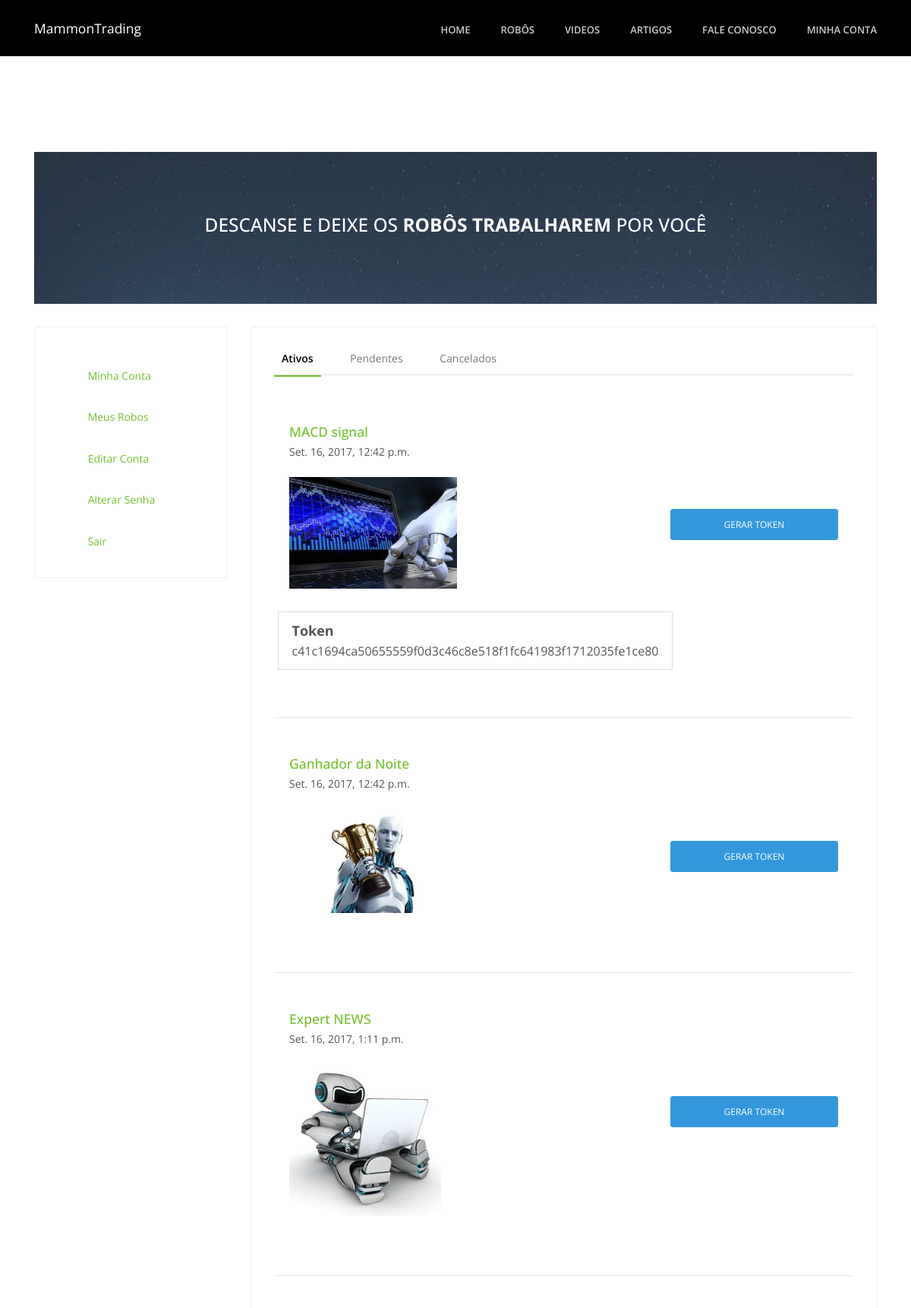
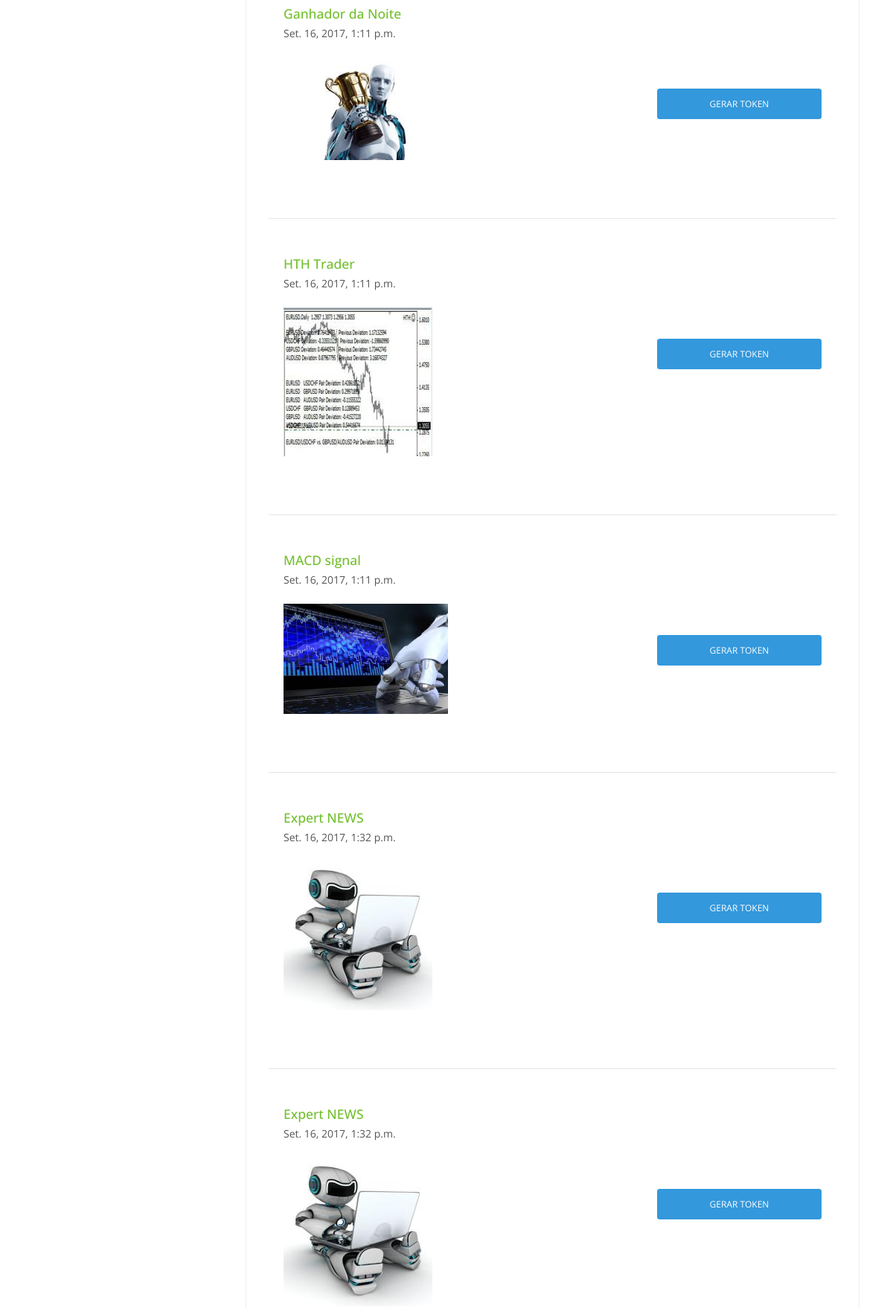
Page /conta/robos/ (signed in, upper part) on the committed database (2 pictures, top to bottom).
### robo/models.py (models this page shows, shortened)
class RoboComprado(models.Model):
    STATUS_COMPRA = {
        (0, 'Pendente'),
        (1, 'Aprovado'),
        (2, 'Cancelado'),
    }
    user = models.ForeignKey(settings.AUTH_USER_MODEL, verbose_name='Usuario', related_name='robos')
    robo = models.ForeignKey(Robo, verbose_name='Robo', related_name='compras')
    criado_em = models.DateTimeField('Criado em', auto_now_add=True)
    status = models.IntegerField('Situacao', choices=STATUS_COMPRA, default=0, blank=True)
    name_mt5 = models.CharField('Nome MT5', max_length=50)
    token = models.CharField('token', max_length=100, default="", blank=True)
    codigo = models.FileField(upload_to='arquivos', blank=True, null=True)
    @classmethod
    def ExistStatus(cls, status):
        status_robo = RoboComprado.STATUS_COMPRA
        for i in status_robo:
            if str(i[0]) == status:
                return True
        return False

class Robo(models.Model):
    TIPO = {
        (0, 'Conservador'),
        (1, 'Moderado'),
        (2, 'Arrojado'),
    }
    nome = models.CharField('Nome', max_length=100)
    slug = models.SlugField('Slug', max_length=100)
    imagem = models.ImageField(upload_to='imagens', verbose_name='Imagem')
    preco = models.DecimalField('Preco', decimal_places=2, max_digits=6)
    descricao = models.TextField('Descricao')
    criado_em = models.DateTimeField('Criado em', auto_now_add=True)
    atualizado_em = models.DateTimeField('Atualizado em', auto_now=True)
    tipo = models.IntegerField('Tipo', choices=TIPO, default=0, blank=True)
    @models.permalink
    def get_absolute_url(self):
        return ('robo:details', (), {'slug': self.slug})
    class Meta:
        verbose_name = 'Robo'
        verbose_name_plural = 'Robos'
        ordering = ['nome']

### conta/views.py (the view)
@login_required
def robos(request):
    template_name = 'conta/robos.html'
    status = request.GET.get('status')
    user = request.user
    cancelar_robos(user)
    if not RoboComprado.ExistStatus(status):
        status = 1
    robos_comprado = user.robos.filter(status=status)
    context = {}
    context['robos_comprado'] = robos_comprado
    context['status'] = status
    return render(request, template_name, context)

### conta/views.py (called while the page is built)
def cancelar_robos(user):
    robos = user.robos.all()
    for robo in robos:
        if robo.esta_ativo:
            continue
        if robo.criado_em < (timezone.now() - timedelta(days=7)):
            robo.cancelar()
            robo.save()

### conta/templates/conta/robos.html (shortened to what this page needs)
{% extends 'conta/minha_conta.html' %}
{% block dashboard_content %}
    {% if status == '0' %}
        <ul class="list-inline g-brd-bottom--sm g-brd-gray-light-v3 mb-5">
            <li class="list-inline-item g-pb-10 g-px-10 g-mb-20 g-mb-0--sm">
                <a class="g-brd-bottom g-brd-2 g-brd-transparent g-color-main g-color-gray-dark-v4 g-color-primary--hover g-text-underline--none--hover g-px-10 g-pb-13"
                   href="{% url 'conta:robos' %}?status=1">Ativos</a>
            </li>
            <li class="list-inline-item g-pb-10 g-pr-10 g-mb-20 g-mb-0--sm">
                <a class="g-brd-bottom g-brd-2 g-brd-primary g-color-main g-color-black g-font-weight-600 g-text-underline--none--hover g-px-10 g-pb-13"
                   href="{% url 'conta:robos' %}?status=0">Pendentes</a>
            </li>
            <li class="list-inline-item g-pb-10 g-pl-10 g-mb-20 g-mb-0--sm">
                <a class="g-brd-bottom g-brd-2 g-brd-transparent g-color-main g-color-gray-dark-v4 g-color-primary--hover g-text-underline--none--hover g-px-10 g-pb-13"
                   href="{% url 'conta:robos' %}?status=2">Cancelados</a>
            </li>
        </ul>
        {% for robo_comprado in robos_comprado %}
            <div class="g-pa-20">
                <div class="row">
                    <div class="col-md-12">
                        <div class="mb-4">
                            <h3 class="h5 mb-1"><a
                                    href="{{ robo_comprado.robo.get_absolute_url }}"> {{ robo_comprado.robo.nome }}</a>
                            </h3>
                            <p>{{ robo_comprado.criado_em }}</p>
                        </div>
                        <div class="row">
                            <div class="col-4 col-sm-4 g-mb-30">
                                <img class="img-fluid" src="{{ robo_comprado.robo.imagem.url }}"
                                     alt="{{ robo_comprado.robo.nome }}">
                            </div>
                            <div class="col-4 col-sm-4 g-mb-30">
                            </div>
                            <div class="col-4 col-sm-4">
                                <a class="btn btn-block u-btn-primary g-font-size-12 text-uppercase g-py-12 g-px-25 mb-4 mt-5"
                                   href="{% url 'robo:ativar_robo' robo_comprado.id %}">Pagar</a>
                            </div>
                        </div>
                    </div>
                </div>
            </div>
        {% empty %}
            <p>Voce nao possui robos pendentes</p>
        {% endfor %}
    {% else %}
        <ul class="list-inline g-brd-bottom--sm g-brd-gray-light-v3 mb-5">
            <li class="list-inline-item g-pb-10 g-pr-10 g-mb-20 g-mb-0--sm">
                <a class="g-brd-bottom g-brd-2 g-brd-primary g-color-main g-color-black g-font-weight-600 g-text-underline--none--hover g-px-10 g-pb-13"
                   href="{% url 'conta:robos' %}?status=1">Ativos</a>
            </li>
            <li class="list-inline-item g-pb-10 g-px-10 g-mb-20 g-mb-0--sm">
                <a class="g-brd-bottom g-brd-2 g-brd-transparent g-color-main g-color-gray-dark-v4 g-color-primary--hover g-text-underline--none--hover g-px-10 g-pb-13"
                   href="{% url 'conta:robos' %}?status=0">Pendentes</a>
            </li>
            <li class="list-inline-item g-pb-10 g-pl-10 g-mb-20 g-mb-0--sm">
                <a class="g-brd-bottom g-brd-2 g-brd-transparent g-color-main g-color-gray-dark-v4 g-color-primary--hover g-text-underline--none--hover g-px-10 g-pb-13"
                   href="{% url 'conta:robos' %}?status=2">Cancelados</a>
            </li>
        </ul>
        {% for robo_comprado in robos_comprado %}
            <div class="g-pa-20">
                <div class="row">
                    <div class="col-md-12">
                        <div class="mb-4">
                            <h3 class="h5 mb-1"><a
                                    href="{{ robo_comprado.robo.get_absolute_url }}"> {{ robo_comprado.robo.nome }}</a>
                            </h3>
                            <p>{{ robo_comprado.criado_em }}</p>
                        </div>
                        <div class="row">
                            <div class="col-4 col-sm-4 g-mb-30">
                                <img class="img-fluid" src="{{ robo_comprado.robo.imagem.url }}"
                                     alt="{{ robo_comprado.robo.nome }}">
                            </div>
                            <div class="col-4 col-sm-4 g-mb-30">
                            </div>
                            <div class="col-4 col-sm-4">
                                <a class="btn btn-block u-btn-blue g-font-size-12 text-uppercase g-py-12 g-px-25 mb-4 mt-5"
                                   href="{% url 'robo:gerar_token' robo_comprado.id %}">Gerar token</a>
                            </div>
                        </div>
                    </div>
                    {% if robo_comprado.token %}
                        <div class="shortcode-html">
                            <div class="row">
                                <div class="col-lg-12">
                                    <div class="alert fade show g-brd-around g-brd-gray-light-v3 rounded-0"
                                         role="alert">
                                        <div class="media-body">
                                            <div class="d-flex justify-content-between">
                                                <p class="m-0 g-font-size-18 "><strong>Token</strong> </p>
                                            </div>
                                            <p class="m-0 g-font-size-16">{{ robo_comprado.token }}</p>
                                        </div>
                                    </div>
                                </div>
                            </div>
                        </div>
                    {% endif %}
                </div>
            </div>
            <hr>
        {% empty %}
            <p>Voce nao possui robos ativos</p>
        {% endfor %}
    {% endif %}
{% endblock %}

### core/static/assets/css/unify-core.css (style rules this page uses)
html { font-size: 14px; overflow-x: hidden; }
body { font-weight: 400; font-size: 1rem; font-family: "Open Sans", Helvetica, Arial, sans-serif; line-height: 1.6; color: #555; -webkit-font-smoothing: antialiased; -moz-osx-font-smoothing: grayscale; -moz-font-feature-settings: "liga", "kern"; text-rendering: optimizelegibility; background-color: #fff; }
a { color: #72c02c; outline: none; }
.h1, .h2, .h3, .h4, .h5, .h6, .h7, h1, h2, h3, h4, h5, h6 { line-height: 1.4; }

### rows in the picture
RoboComprado: robo.nome "MACD signal", criado_em "Set. 16, 2017, 12:42 p.m.", robo.imagem (picture), token "c41c1694ca50655559f0d3c46c8e518f1fc641983f1712035fe1ce80"
RoboComprado: robo.nome "Ganhador da Noite", criado_em "Set. 16, 2017, 12:42 p.m.", robo.imagem (picture)
RoboComprado: robo.nome "Expert NEWS", criado_em "Set. 16, 2017, 1:11 p.m.", robo.imagem (picture)
RoboComprado: robo.nome "Ganhador da Noite", criado_em "Set. 16, 2017, 1:11 p.m.", robo.imagem (picture)
RoboComprado: robo.nome "HTH Trader", criado_em "Set. 16, 2017, 1:11 p.m.", robo.imagem (picture)
RoboComprado: robo.nome "MACD signal", criado_em "Set. 16, 2017, 1:11 p.m.", robo.imagem (picture)
RoboComprado: robo.nome "Expert NEWS", criado_em "Set. 16, 2017, 1:32 p.m.", robo.imagem (picture)
RoboComprado: robo.nome "Expert NEWS", criado_em "Set. 16, 2017, 1:32 p.m.", robo.imagem (picture)
